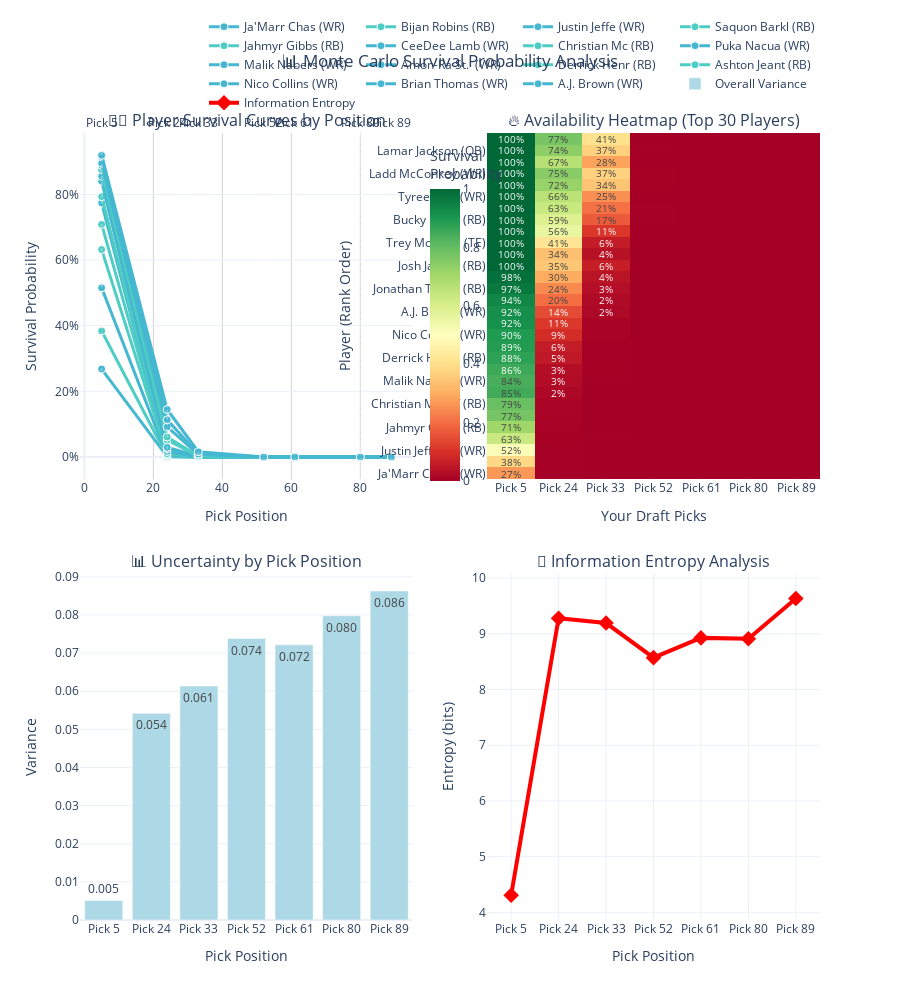

The cell this chart's notebook holds for it:
### Markdown cell above
---
## 📈 Section 1: Interactive Survival Probability Analysis

**What this shows:** How likely each player is to still be available at your draft picks.

**Key insights to look for:**
- 🔥 **Elite talent cliff** - where do top players disappear?
- 🎲 **Maximum uncertainty** - which picks have the most variance?
- 🏈 **Position patterns** - do certain positions last longer?
- 📊 **Your draft strategy** - where should you target different positions?

### Code cell
# 🎯 Enhanced Survival Probability Visualization with Interactivity
def create_enhanced_survival_analysis():
    fig = make_subplots(
        rows=2, cols=2,
        subplot_titles=(
            '🏃♂️ Player Survival Curves by Position',
            '🔥 Availability Heatmap (Top 30 Players)', 
            '📊 Uncertainty by Pick Position',
            '🎲 Information Entropy Analysis'
        ),
        specs=[[{'type': 'scatter'}, {'type': 'heatmap'}],
               [{'type': 'bar'}, {'type': 'scatter'}]],
        vertical_spacing=0.12,
        horizontal_spacing=0.1
    )
    
    # 1. 🏃♂️ Position-colored survival curves for top players
    top_players = survivals_df.head(15)  # Top 15 for readability
    
    for _, player in top_players.iterrows():
        survival_probs = [player[col] for col in survival_cols]
        
        fig.add_trace(
            go.Scatter(
                x=pick_positions, 
                y=survival_probs,
                name=f"{player['player_name'][:12]} ({player['position']})",
                mode='lines+markers',
                line=dict(
                    width=3, 
                    color=player['position_color']
                ),
                marker=dict(
                    size=8, 
                    color=player['position_color'],
                    line=dict(width=1, color='white')
                ),
                hovertemplate=(
                    f"<b>{player['player_name']}</b><br>"
                    f"Position: {player['position']}<br>"
                    f"Rank: #{player['overall_rank']}<br>"
                    f"Pick {pick_positions[0]}: %{{y:.0%}}<br>"
                    "<extra></extra>"
                ),
                showlegend=True
            ),
            row=1, col=1
        )
    
    # Add your actual draft picks as vertical lines
    for pick in pick_positions:
        fig.add_vline(
            x=pick, 
            line_dash="dot", 
            line_color="rgba(255,255,255,0.3)",
            annotation_text=f"Pick {pick}",
            annotation_position="top",
            row=1, col=1
        )
    
    # 2. 🔥 Enhanced heatmap with better annotations
    top_30 = survivals_df.head(30)
    survival_matrix = top_30[survival_cols].values
    
    # Create custom text for heatmap
    text_matrix = []
    for i, (_, player) in enumerate(top_30.iterrows()):
        row_text = []
        for j, col in enumerate(survival_cols):
            prob = player[col]
            if prob > 0.01:  # Only show significant probabilities
                row_text.append(f"{prob:.0%}")
            else:
                row_text.append("")
        text_matrix.append(row_text)
    
    fig.add_trace(
        go.Heatmap(
            z=survival_matrix,
            x=[f"Pick {p}" for p in pick_positions],
            y=[f"{row['player_name'][:15]} ({row['position']})" for _, row in top_30.iterrows()],
            colorscale='RdYlGn',
            text=text_matrix,
            texttemplate='%{text}',
            textfont=dict(size=10),
            showscale=True,
            colorbar=dict(
                x=0.46, 
                len=0.45, 
                y=0.77,
                title="Survival<br>Probability"
            ),
            hovertemplate=(
                "<b>%{y}</b><br>"
                "%{x}: %{z:.0%}<br>"
                "<extra></extra>"
            )
        ),
        row=1, col=2
    )
    
    # 3. 📊 Variance analysis with position breakdown
    variances = []
    position_variances = {pos: [] for pos in POSITION_COLORS.keys()}
    
    for col in survival_cols:
        # Overall variance
        probs = survivals_df[col][survivals_df[col] > 0]
        variance = np.var(probs) if len(probs) > 0 else 0
        variances.append(variance)
        
        # Position-specific variance
        for pos in POSITION_COLORS.keys():
            pos_probs = survivals_df[survivals_df['position'] == pos][col]
            pos_probs = pos_probs[pos_probs > 0]
            pos_var = np.var(pos_probs) if len(pos_probs) > 0 else 0
            position_variances[pos].append(pos_var)
    
    # Plot overall variance
    fig.add_trace(
        go.Bar(
            x=[f"Pick {p}" for p in pick_positions], 
            y=variances,
            name='Overall Variance',
            marker_color='lightblue',
            text=[f"{v:.3f}" for v in variances],
            textposition='auto',
            hovertemplate=(
                "<b>%{x}</b><br>"
                "Variance: %{y:.4f}<br>"
                "Higher = More Uncertainty<br>"
                "<extra></extra>"
            )
        ),
        row=2, col=1
    )
    
    # 4. 🎲 Shannon entropy with interpretation
    entropies = []
    max_possible_entropy = np.log2(len(survivals_df))  # Theoretical maximum
    
    for col in survival_cols:
        probs = survivals_df[col]
        probs = probs[probs > 0]  # Remove zeros
        if len(probs) > 0:
            entropy = -np.sum(probs * np.log2(probs + 1e-10))
            entropies.append(entropy)
        else:
            entropies.append(0)
    
    fig.add_trace(
        go.Scatter(
            x=[f"Pick {p}" for p in pick_positions], 
            y=entropies,
            mode='lines+markers',
            name='Information Entropy',
            marker=dict(size=12, color='red', symbol='diamond'),
            line=dict(width=4, color='red'),
            hovertemplate=(
                "<b>%{x}</b><br>"
                "Entropy: %{y:.2f} bits<br>"
                "Efficiency: %{customdata:.1%}<br>"
                "Higher = More Unpredictable<br>"
                "<extra></extra>"
            ),
            customdata=[e/max_possible_entropy for e in entropies]
        ),
        row=2, col=2
    )
    
    # 🎨 Layout enhancements
    fig.update_xaxes(title_text="Pick Position", row=1, col=1, gridcolor='lightgray')
    fig.update_xaxes(title_text="Your Draft Picks", row=1, col=2)
    fig.update_xaxes(title_text="Pick Position", row=2, col=1)
    fig.update_xaxes(title_text="Pick Position", row=2, col=2)
    
    fig.update_yaxes(title_text="Survival Probability", row=1, col=1, tickformat='.0%')
    fig.update_yaxes(title_text="Player (Rank Order)", row=1, col=2)
    fig.update_yaxes(title_text="Variance", row=2, col=1)
    fig.update_yaxes(title_text="Entropy (bits)", row=2, col=2)
    
    fig.update_layout(
        height=1000,
        title_text="📊 Monte Carlo Survival Probability Analysis",
        title_x=0.5,
        showlegend=True,
        legend=dict(
            orientation="h",
            yanchor="bottom",
            y=1.02,
            xanchor="right",
            x=1
        ),
        template="plotly_white"
    )
    
    return fig

# Generate the enhanced visualization
survival_fig = create_enhanced_survival_analysis()
survival_fig.show(config=plotly_config)

# 📋 Key insights
max_variance_idx = np.argmax([np.var(survivals_df[col][survivals_df[col] > 0]) for col in survival_cols])
max_entropy_idx = np.argmax([-np.sum(survivals_df[col][survivals_df[col] > 0] * 
                                    np.log2(survivals_df[col][survivals_df[col] > 0] + 1e-10)) 
                             for col in survival_cols])

print(f"\n🔍 KEY INSIGHTS:")
print(f"   📈 Maximum uncertainty at Pick {pick_positions[max_variance_idx]} (highest variance)")
print(f"   🎲 Most unpredictable pick: Pick {pick_positions[max_entropy_idx]} (highest entropy)")
print(f"   🎯 Strategy: Be most flexible around picks {pick_positions[max_variance_idx]}-{pick_positions[max_entropy_idx]}")

### Figure 1 — Plotly figure (JSON) as saved in the notebook; plotly's stock layout.template omitted (floating-point values rounded to 4 significant figures; data arrays with more than 128 entries replaced by an {"elided": "..."} marker saying what was removed)
{"data": [{"hovertemplate": "<b>Ja'Marr Chase</b><br>Position: WR<br>Rank: #1<br>Pick 5: %{y:.0%}<br><extra></extra>", "line": {"color": "#45B7D1", "width": 3}, "marker": {"color": "#45B7D1", "line": {"color": "white", "width": 1}, "size": 8}, "mode": "lines+markers", "name": "Ja'Marr Chas (WR)", "showlegend": true, "type": "scatter", "x": [5, 24, 33, 52, 61, 80, 89], "xaxis": "x", "y": [0.268, 0.001333, 0, 0, 0, 0, 0], "yaxis": "y"}, {"hovertemplate": "<b>Bijan Robinson</b><br>Position: RB<br>Rank: #2<br>Pick 5: %{y:.0%}<br><extra></extra>", "line": {"color": "#4ECDC4", "width": 3}, "marker": {"color": "#4ECDC4", "line": {"color": "white", "width": 1}, "size": 8}, "mode": "lines+markers", "name": "Bijan Robins (RB)", "showlegend": true, "type": "scatter", "x": [5, 24, 33, 52, 61, 80, 89], "xaxis": "x", "y": [0.384, 0.001333, 0, 0, 0, 0, 0], "yaxis": "y"}, {"hovertemplate": "<b>Justin Jefferson</b><br>Position: WR<br>Rank: #3<br>Pick 5: %{y:.0%}<br><extra></extra>", "line": {"color": "#45B7D1", "width": 3}, "marker": {"color": "#45B7D1", "line": {"color": "white", "width": 1}, "size": 8}, "mode": "lines+markers", "name": "Justin Jeffe (WR)", "showlegend": true, "type": "scatter", "x": [5, 24, 33, 52, 61, 80, 89], "xaxis": "x", "y": [0.5153, 0.001333, 0, 0, 0, 0, 0], "yaxis": "y"}, {"hovertemplate": "<b>Saquon Barkley</b><br>Position: RB<br>Rank: #4<br>Pick 5: %{y:.0%}<br><extra></extra>", "line": {"color": "#4ECDC4", "width": 3}, "marker": {"color": "#4ECDC4", "line": {"color": "white", "width": 1}, "size": 8}, "mode": "lines+markers", "name": "Saquon Barkl (RB)", "showlegend": true, "type": "scatter", "x": [5, 24, 33, 52, 61, 80, 89], "xaxis": "x", "y": [0.632, 0.004667, 0.001333, 0, 0, 0, 0], "yaxis": "y"}, {"hovertemplate": "<b>Jahmyr Gibbs</b><br>Position: RB<br>Rank: #5<br>Pick 5: %{y:.0%}<br><extra></extra>", "line": {"color": "#4ECDC4", "width": 3}, "marker": {"color": "#4ECDC4", "line": {"color": "white", "width": 1}, "size": 8}, "mode": "lines+markers", "name": "Jahmyr Gibbs (RB)", "showlegend": true, "type": "scatter", "x": [5, 24, 33, 52, 61, 80, 89], "xaxis": "x", "y": [0.7087, 0.005333, 0, 0, 0, 0, 0], "yaxis": "y"}, {"hovertemplate": "<b>CeeDee Lamb</b><br>Position: WR<br>Rank: #6<br>Pick 5: %{y:.0%}<br><extra></extra>", "line": {"color": "#45B7D1", "width": 3}, "marker": {"color": "#45B7D1", "line": {"color": "white", "width": 1}, "size": 8}, "mode": "lines+markers", "name": "CeeDee Lamb (WR)", "showlegend": true, "type": "scatter", "x": [5, 24, 33, 52, 61, 80, 89], "xaxis": "x", "y": [0.774, 0.007333, 0, 0, 0, 0, 0], "yaxis": "y"}, {"hovertemplate": "<b>Christian McCaffrey</b><br>Position: RB<br>Rank: #7<br>Pick 5: %{y:.0%}<br><extra></extra>", "line": {"color": "#4ECDC4", "width": 3}, "marker": {"color": "#4ECDC4", "line": {"color": "white", "width": 1}, "size": 8}, "mode": "lines+markers", "name": "Christian Mc (RB)", "showlegend": true, "type": "scatter", "x": [5, 24, 33, 52, 61, 80, 89], "xaxis": "x", "y": [0.7933, 0.01, 0.0006667, 0, 0, 0, 0], "yaxis": "y"}, {"hovertemplate": "<b>Puka Nacua</b><br>Position: WR<br>Rank: #8<br>Pick 5: %{y:.0%}<br><extra></extra>", "line": {"color": "#45B7D1", "width": 3}, "marker": {"color": "#45B7D1", "line": {"color": "white", "width": 1}, "size": 8}, "mode": "lines+markers", "name": "Puka Nacua (WR)", "showlegend": true, "type": "scatter", "x": [5, 24, 33, 52, 61, 80, 89], "xaxis": "x", "y": [0.8473, 0.01667, 0, 0, 0, 0, 0], "yaxis": "y"}, {"hovertemplate": "<b>Malik Nabers</b><br>Position: WR<br>Rank: #9<br>Pick 5: %{y:.0%}<br><extra></extra>", "line": {"color": "#45B7D1", "width": 3}, "marker": {"color": "#45B7D1", "line": {"color": "white", "width": 1}, "size": 8}, "mode": "lines+markers", "name": "Malik Nabers (WR)", "showlegend": true, "type": "scatter", "x": [5, 24, 33, 52, 61, 80, 89], "xaxis": "x", "y": [0.84, 0.02533, 0.002, 0, 0, 0, 0], "yaxis": "y"}, {"hovertemplate": "<b>Amon-Ra St. Brown</b><br>Position: WR<br>Rank: #10<br>Pick 5: %{y:.0%}<br><extra></extra>", "line": {"color": "#45B7D1", "width": 3}, "marker": {"color": "#45B7D1", "line": {"color": "white", "width": 1}, "size": 8}, "mode": "lines+markers", "name": "Amon-Ra St.  (WR)", "showlegend": true, "type": "scatter", "x": [5, 24, 33, 52, 61, 80, 89], "xaxis": "x", "y": [0.8553, 0.02933, 0.003333, 0, 0, 0, 0], "yaxis": "y"}, {"hovertemplate": "<b>Derrick Henry</b><br>Position: RB<br>Rank: #11<br>Pick 5: %{y:.0%}<br><extra></extra>", "line": {"color": "#4ECDC4", "width": 3}, "marker": {"color": "#4ECDC4", "line": {"color": "white", "width": 1}, "size": 8}, "mode": "lines+markers", "name": "Derrick Henr (RB)", "showlegend": true, "type": "scatter", "x": [5, 24, 33, 52, 61, 80, 89], "xaxis": "x", "y": [0.8753, 0.052, 0.002667, 0, 0, 0, 0], "yaxis": "y"}, {"hovertemplate": "<b>Ashton Jeanty</b><br>Position: RB<br>Rank: #12<br>Pick 5: %{y:.0%}<br><extra></extra>", "line": {"color": "#4ECDC4", "width": 3}, "marker": {"color": "#4ECDC4", "line": {"color": "white", "width": 1}, "size": 8}, "mode": "lines+markers", "name": "Ashton Jeant (RB)", "showlegend": true, "type": "scatter", "x": [5, 24, 33, 52, 61, 80, 89], "xaxis": "x", "y": [0.8887, 0.06067, 0.002667, 0, 0, 0, 0], "yaxis": "y"}, {"hovertemplate": "<b>Nico Collins</b><br>Position: WR<br>Rank: #13<br>Pick 5: %{y:.0%}<br><extra></extra>", "line": {"color": "#45B7D1", "width": 3}, "marker": {"color": "#45B7D1", "line": {"color": "white", "width": 1}, "size": 8}, "mode": "lines+markers", "name": "Nico Collins (WR)", "showlegend": true, "type": "scatter", "x": [5, 24, 33, 52, 61, 80, 89], "xaxis": "x", "y": [0.8953, 0.09133, 0.008, 0, 0, 0, 0], "yaxis": "y"}, {"hovertemplate": "<b>Brian Thomas Jr.</b><br>Position: WR<br>Rank: #14<br>Pick 5: %{y:.0%}<br><extra></extra>", "line": {"color": "#45B7D1", "width": 3}, "marker": {"color": "#45B7D1", "line": {"color": "white", "width": 1}, "size": 8}, "mode": "lines+markers", "name": "Brian Thomas (WR)", "showlegend": true, "type": "scatter", "x": [5, 24, 33, 52, 61, 80, 89], "xaxis": "x", "y": [0.9153, 0.1133, 0.008667, 0, 0, 0, 0], "yaxis": "y"}, {"hovertemplate": "<b>A.J. Brown</b><br>Position: WR<br>Rank: #15<br>Pick 5: %{y:.0%}<br><extra></extra>", "line": {"color": "#45B7D1", "width": 3}, "marker": {"color": "#45B7D1", "line": {"color": "white", "width": 1}, "size": 8}, "mode": "lines+markers", "name": "A.J. Brown (WR)", "showlegend": true, "type": "scatter", "x": [5, 24, 33, 52, 61, 80, 89], "xaxis": "x", "y": [0.9193, 0.1447, 0.016, 0, 0, 0, 0], "yaxis": "y"}, {"colorbar": {"len": 0.45, "title": {"text": "Survival<br>Probability"}, "x": 0.46, "y": 0.77}, "colorscale": [[0, "rgb(165,0,38)"], [0.1, "rgb(215,48,39)"], [0.2, "rgb(244,109,67)"], [0.3, "rgb(253,174,97)"], [0.4, "rgb(254,224,139)"], [0.5, "rgb(255,255,191)"], [0.6, "rgb(217,239,139)"], [0.7, "rgb(166,217,106)"], [0.8, "rgb(102,189,99)"], [0.9, "rgb(26,152,80)"], [1, "rgb(0,104,55)"]], "hovertemplate": "<b>%{y}</b><br>%{x}: %{z:.0%}<br><extra></extra>", "showscale": true, "text": {"elided": "30x7 str values"}, "textfont": {"size": 10}, "texttemplate": "%{text}", "type": "heatmap", "x": ["Pick 5", "Pick 24", "Pick 33", "Pick 52", "Pick 61", "Pick 80", "Pick 89"], "xaxis": "x2", "y": ["Ja'Marr Chase (WR)", "Bijan Robinson (RB)", "Justin Jefferso (WR)", "Saquon Barkley (RB)", "Jahmyr Gibbs (RB)", "CeeDee Lamb (WR)", "Christian McCaf (RB)", "Puka Nacua (WR)", "Malik Nabers (WR)", "Amon-Ra St. Bro (WR)", "Derrick Henry (RB)", "Ashton Jeanty (RB)", "Nico Collins (WR)", "Brian Thomas Jr (WR)", "A.J. Brown (WR)", "Drake London (WR)", "Jonathan Taylor (RB)", "De'Von Achane (RB)", "Josh Jacobs (RB)", "Brock Bowers (TE)", "Trey McBride (TE)", "Kyren Williams (RB)", "Bucky Irving (RB)", "Tee Higgins (WR)", "Tyreek Hill (WR)", "Davante Adams (WR)", "Ladd McConkey (WR)", "Josh Allen (QB)", "Lamar Jackson (QB)", "Jayden Daniels (QB)"], "yaxis": "y2", "z": {"elided": "30x7 float values"}}, {"hovertemplate": "<b>%{x}</b><br>Variance: %{y:.4f}<br>Higher = More Uncertainty<br><extra></extra>", "marker": {"color": "lightblue"}, "name": "Overall Variance", "text": ["0.005", "0.054", "0.061", "0.074", "0.072", "0.080", "0.086"], "textposition": "auto", "type": "bar", "x": ["Pick 5", "Pick 24", "Pick 33", "Pick 52", "Pick 61", "Pick 80", "Pick 89"], "xaxis": "x3", "y": [0.005129, 0.05421, 0.06137, 0.07382, 0.07216, 0.07981, 0.08628], "yaxis": "y3"}, {"customdata": [0.5236, 1.128, 1.117, 1.042, 1.085, 1.083, 1.171], "hovertemplate": "<b>%{x}</b><br>Entropy: %{y:.2f} bits<br>Efficiency: %{customdata:.1%}<br>Higher = More Unpredictable<br><extra></extra>", "line": {"color": "red", "width": 4}, "marker": {"color": "red", "size": 12, "symbol": "diamond"}, "mode": "lines+markers", "name": "Information Entropy", "type": "scatter", "x": ["Pick 5", "Pick 24", "Pick 33", "Pick 52", "Pick 61", "Pick 80", "Pick 89"], "xaxis": "x4", "y": [4.309, 9.279, 9.194, 8.572, 8.927, 8.912, 9.634], "yaxis": "y4"}], "layout": {"annotations": [{"font": {"size": 16}, "showarrow": false, "text": "🏃♂️ Player Survival Curves by Position", "x": 0.225, "xanchor": "center", "xref": "paper", "y": 1, "yanchor": "bottom", "yref": "paper"}, {"font": {"size": 16}, "showarrow": false, "text": "🔥 Availability Heatmap (Top 30 Players)", "x": 0.775, "xanchor": "center", "xref": "paper", "y": 1, "yanchor": "bottom", "yref": "paper"}, {"font": {"size": 16}, "showarrow": false, "text": "📊 Uncertainty by Pick Position", "x": 0.225, "xanchor": "center", "xref": "paper", "y": 0.44, "yanchor": "bottom", "yref": "paper"}, {"font": {"size": 16}, "showarrow": false, "text": "🎲 Information Entropy Analysis", "x": 0.775, "xanchor": "center", "xref": "paper", "y": 0.44, "yanchor": "bottom", "yref": "paper"}, {"showarrow": false, "text": "Pick 5", "x": 5, "xanchor": "center", "xref": "x", "y": 1, "yanchor": "bottom", "yref": "y domain"}, {"showarrow": false, "text": "Pick 24", "x": 24, "xanchor": "center", "xref": "x", "y": 1, "yanchor": "bottom", "yref": "y domain"}, {"showarrow": false, "text": "Pick 33", "x": 33, "xanchor": "center", "xref": "x", "y": 1, "yanchor": "bottom", "yref": "y domain"}, {"showarrow": false, "text": "Pick 52", "x": 52, "xanchor": "center", "xref": "x", "y": 1, "yanchor": "bottom", "yref": "y domain"}, {"showarrow": false, "text": "Pick 61", "x": 61, "xanchor": "center", "xref": "x", "y": 1, "yanchor": "bottom", "yref": "y domain"}, {"showarrow": false, "text": "Pick 80", "x": 80, "xanchor": "center", "xref": "x", "y": 1, "yanchor": "bottom", "yref": "y domain"}, {"showarrow": false, "text": "Pick 89", "x": 89, "xanchor": "center", "xref": "x", "y": 1, "yanchor": "bottom", "yref": "y domain"}], "height": 1000, "legend": {"orientation": "h", "x": 1, "xanchor": "right", "y": 1.02, "yanchor": "bottom"}, "shapes": [{"line": {"color": "rgba(255,255,255,0.3)", "dash": "dot"}, "type": "line", "x0": 5, "x1": 5, "xref": "x", "y0": 0, "y1": 1, "yref": "y domain"}, {"line": {"color": "rgba(255,255,255,0.3)", "dash": "dot"}, "type": "line", "x0": 24, "x1": 24, "xref": "x", "y0": 0, "y1": 1, "yref": "y domain"}, {"line": {"color": "rgba(255,255,255,0.3)", "dash": "dot"}, "type": "line", "x0": 33, "x1": 33, "xref": "x", "y0": 0, "y1": 1, "yref": "y domain"}, {"line": {"color": "rgba(255,255,255,0.3)", "dash": "dot"}, "type": "line", "x0": 52, "x1": 52, "xref": "x", "y0": 0, "y1": 1, "yref": "y domain"}, {"line": {"color": "rgba(255,255,255,0.3)", "dash": "dot"}, "type": "line", "x0": 61, "x1": 61, "xref": "x", "y0": 0, "y1": 1, "yref": "y domain"}, {"line": {"color": "rgba(255,255,255,0.3)", "dash": "dot"}, "type": "line", "x0": 80, "x1": 80, "xref": "x", "y0": 0, "y1": 1, "yref": "y domain"}, {"line": {"color": "rgba(255,255,255,0.3)", "dash": "dot"}, "type": "line", "x0": 89, "x1": 89, "xref": "x", "y0": 0, "y1": 1, "yref": "y domain"}], "showlegend": true, "title": {"text": "📊 Monte Carlo Survival Probability Analysis", "x": 0.5}, "xaxis": {"anchor": "y", "domain": [0, 0.45], "gridcolor": "lightgray", "title": {"text": "Pick Position"}}, "xaxis2": {"anchor": "y2", "domain": [0.55, 1], "title": {"text": "Your Draft Picks"}}, "xaxis3": {"anchor": "y3", "domain": [0, 0.45], "title": {"text": "Pick Position"}}, "xaxis4": {"anchor": "y4", "domain": [0.55, 1], "title": {"text": "Pick Position"}}, "yaxis": {"anchor": "x", "domain": [0.56, 1], "tickformat": ".0%", "title": {"text": "Survival Probability"}}, "yaxis2": {"anchor": "x2", "domain": [0.56, 1], "title": {"text": "Player (Rank Order)"}}, "yaxis3": {"anchor": "x3", "domain": [0, 0.44], "title": {"text": "Variance"}}, "yaxis4": {"anchor": "x4", "domain": [0, 0.44], "title": {"text": "Entropy (bits)"}}}}
